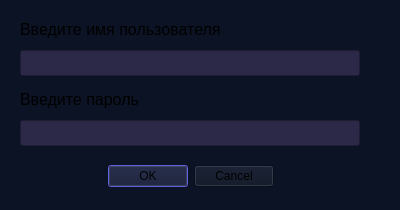
<?xml version="1.0" encoding="UTF-8"?>
<ui version="4.0">
 <class>signinwindow</class>
 <widget class="QDialog" name="signinwindow">
  <property name="geometry">
   <rect>
    <x>0</x>
    <y>0</y>
    <width>400</width>
    <height>210</height>
   </rect>
  </property>
  <property name="sizePolicy">
   <sizepolicy hsizetype="Maximum" vsizetype="Maximum">
    <horstretch>0</horstretch>
    <verstretch>0</verstretch>
   </sizepolicy>
  </property>
  <property name="minimumSize">
   <size>
    <width>400</width>
    <height>210</height>
   </size>
  </property>
  <property name="maximumSize">
   <size>
    <width>400</width>
    <height>210</height>
   </size>
  </property>
  <property name="windowTitle">
   <string>Вход в аккаунт</string>
  </property>
  <property name="styleSheet">
   <string notr="true">background-color: rgb(12, 19, 36);
selection-background-color: rgb(63, 65, 206);
selection-color: rgb(184, 195, 255);</string>
  </property>
  <widget class="QDialogButtonBox" name="buttonBox">
   <property name="geometry">
    <rect>
     <x>20</x>
     <y>160</y>
     <width>341</width>
     <height>32</height>
    </rect>
   </property>
   <property name="orientation">
    <enum>Qt::Orientation::Horizontal</enum>
   </property>
   <property name="standardButtons">
    <set>QDialogButtonBox::StandardButton::Cancel|QDialogButtonBox::StandardButton::Ok</set>
   </property>
   <property name="centerButtons">
    <bool>true</bool>
   </property>
  </widget>
  <widget class="QLineEdit" name="inputUsername">
   <property name="geometry">
    <rect>
     <x>20</x>
     <y>50</y>
     <width>340</width>
     <height>26</height>
    </rect>
   </property>
   <property name="autoFillBackground">
    <bool>false</bool>
   </property>
   <property name="styleSheet">
    <string notr="true">background-color: rgb(44, 40, 72);a</string>
   </property>
   <property name="maxLength">
    <number>20</number>
   </property>
  </widget>
  <widget class="QLabel" name="usernameText">
   <property name="geometry">
    <rect>
     <x>20</x>
     <y>20</y>
     <width>221</width>
     <height>18</height>
    </rect>
   </property>
   <property name="font">
    <font>
     <pointsize>12</pointsize>
    </font>
   </property>
   <property name="text">
    <string>Введите имя пользователя</string>
   </property>
  </widget>
  <widget class="QLineEdit" name="inputPassword">
   <property name="geometry">
    <rect>
     <x>20</x>
     <y>120</y>
     <width>340</width>
     <height>26</height>
    </rect>
   </property>
   <property name="autoFillBackground">
    <bool>false</bool>
   </property>
   <property name="styleSheet">
    <string notr="true">background-color: rgb(44, 40, 72);a</string>
   </property>
   <property name="maxLength">
    <number>30</number>
   </property>
   <property name="echoMode">
    <enum>QLineEdit::EchoMode::Password</enum>
   </property>
  </widget>
  <widget class="QLabel" name="passwordText">
   <property name="geometry">
    <rect>
     <x>20</x>
     <y>90</y>
     <width>191</width>
     <height>18</height>
    </rect>
   </property>
   <property name="font">
    <font>
     <pointsize>12</pointsize>
    </font>
   </property>
   <property name="text">
    <string>Введите пароль</string>
   </property>
  </widget>
 </widget>
 <resources/>
 <connections>
  <connection>
   <sender>buttonBox</sender>
   <signal>accepted()</signal>
   <receiver>signinwindow</receiver>
   <slot>accept()</slot>
   <hints>
    <hint type="sourcelabel">
     <x>248</x>
     <y>254</y>
    </hint>
    <hint type="destinationlabel">
     <x>157</x>
     <y>274</y>
    </hint>
   </hints>
  </connection>
  <connection>
   <sender>buttonBox</sender>
   <signal>rejected()</signal>
   <receiver>signinwindow</receiver>
   <slot>reject()</slot>
   <hints>
    <hint type="sourcelabel">
     <x>316</x>
     <y>260</y>
    </hint>
    <hint type="destinationlabel">
     <x>286</x>
     <y>274</y>
    </hint>
   </hints>
  </connection>
 </connections>
</ui>
